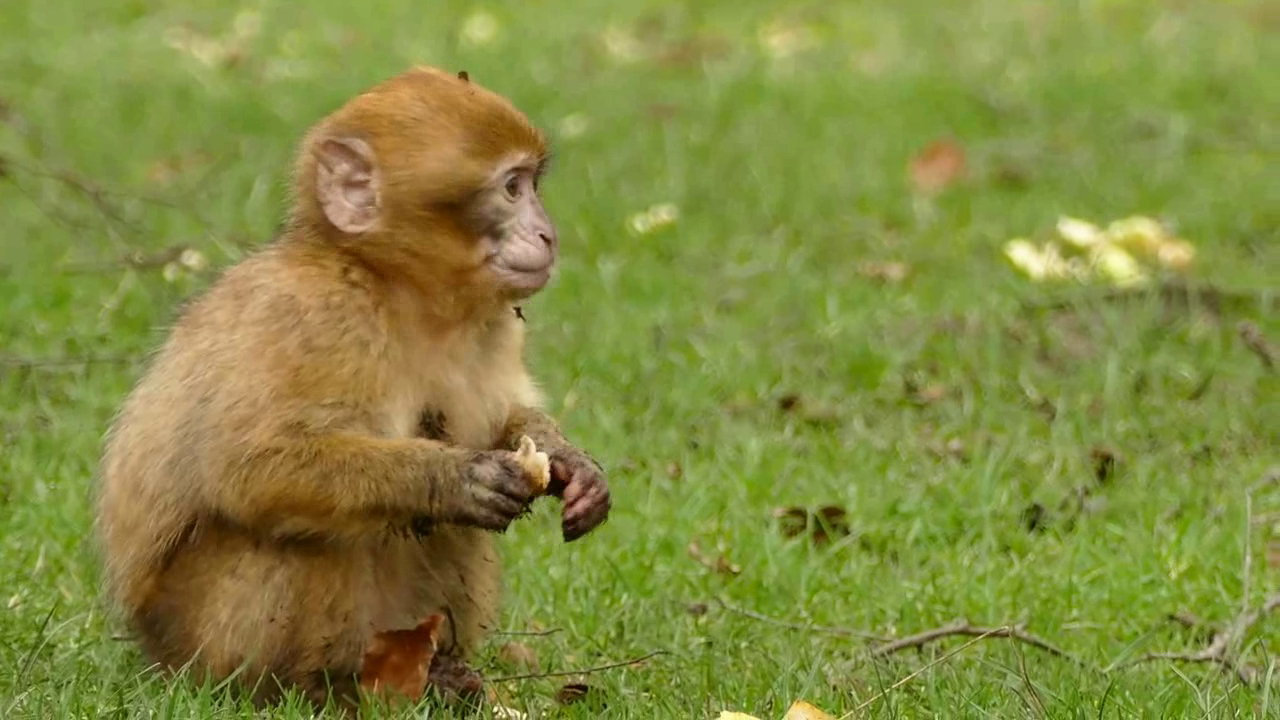
#> input picture frame 8 of OpenCV/ch02/output.avi, 1280 x 720 px, given in place of video1.mp4, which was not available
$ jupyter execute 221208.ipynb   (text cells are left out)
#> lines starting #> are read from the running program, lines starting #| are printed output that depends on the picture; after the words box and inside, x2 and y2 are one past the last pixel; in counts of white or black regions, pixels touching at a corner belong together; pictures that were not available may be replaced by others from this repository, and a replacement may not be noted
[cell 1]
import sys
import cv2
import matplotlib.pyplot as plt

[cell 2]
cap = cv2.VideoCapture('./video1.mp4')

if not cap.isOpened():
    print('camera open failed!')
    sys.exit()

w = int(cap.get(cv2.CAP_PROP_FRAME_WIDTH))
h = int(cap.get(cv2.CAP_PROP_FRAME_HEIGHT))
print(w, h)

cap.set(cv2.CAP_PROP_FRAME_WIDTH, 320)
cap.set(cv2.CAP_PROP_FRAME_HEIGHT, 240)
w = int(cap.get(cv2.CAP_PROP_FRAME_WIDTH))
h = int(cap.get(cv2.CAP_PROP_FRAME_HEIGHT))
print(w, h)

while True:
    ret, frame = cap.read()
#> frame is the input picture: shape (720, 1280, 3); mean B, G, R 65, 137.9, 131.4

    if not ret:
        break

    edge = cv2.Canny(frame, 50, 150)
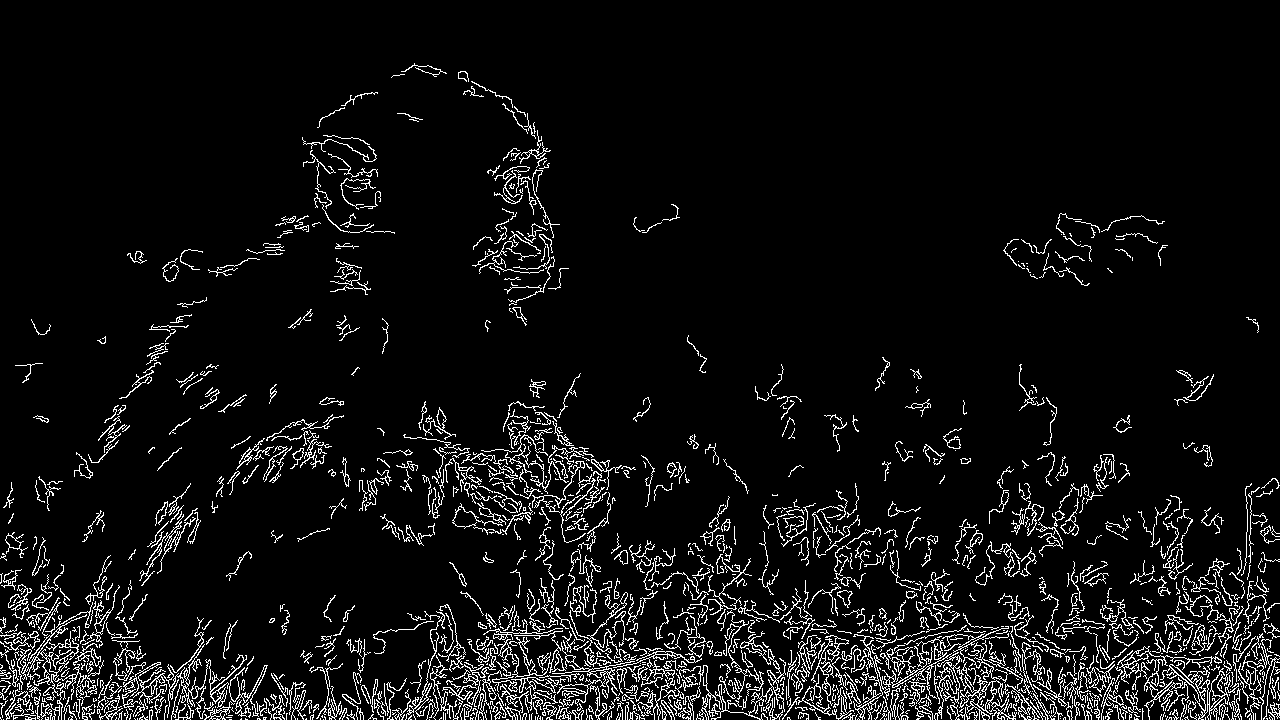
#> edge: shape (720, 1280); 6.4% white in thin lines or dots

    cv2.imshow('frame', frame)
    cv2.imshow('edge', edge)
    if cv2.waitKey(20) == 27: # ESC
#> (key Esc is pressed here)
        break

cap.release()
cv2.destroyAllWindows()

[cell 3]
cap = cv2.VideoCapture('./video1.mp4')

if not cap.isOpened():
    print('camera open failed!')
    sys.exit()

w = round(cap.get(cv2.CAP_PROP_FRAME_WIDTH))
h = round(cap.get(cv2.CAP_PROP_FRAME_HEIGHT))
fps = 30
print(w, h)

fourcc = cv2.VideoWriter_fourcc(*'DIVX')
delay = round(1000 / fps)

out = cv2.VideoWriter('output.avi', fourcc, fps, (w, h))

if not out.isOpened():
    print('File open failed!')
    sys.exit()

while True:
    ret, frame = cap.read()

    if not ret:
        break

    # inversed = ~frame
    edge = cv2.Canny(frame, 50, 150)
    edge_color = cv2.cvtColor(edge, cv2.COLOR_GRAY2BGR)
#> edge_color: shape (720, 1280, 3); 6.4% white in thin lines or dots

    out.write(frame)
    #  out.write(inversed)
    #  out.write(edge_color)


    cv2.imshow('frame', frame)
    # cv2.imshow('inversed', inversed)
    # cv2.imshow('edge_color', edge_color)
    if cv2.waitKey(20) == 27: # ESC
#> (key Esc is pressed here)
        break

cap.release()
out.release()
cv2.destroyAllWindows()

[cell 4]
import numpy as np

[cell 5]
img = cv2.imread('cat.bmp', cv2.IMREAD_GRAYSCALE)
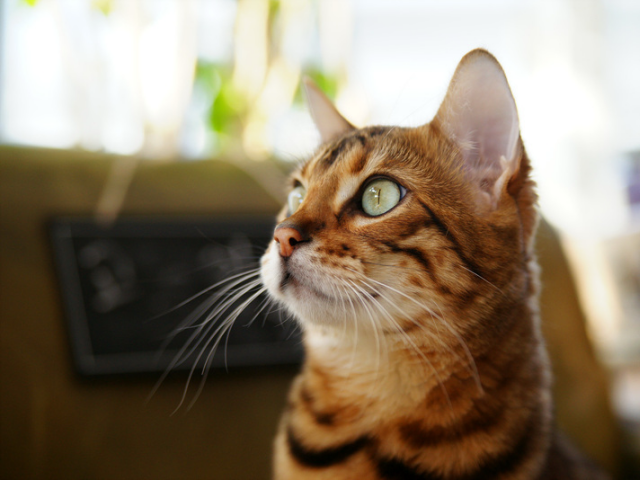
#> input picture OpenCV/ch02/cat.bmp, 640 x 480 px
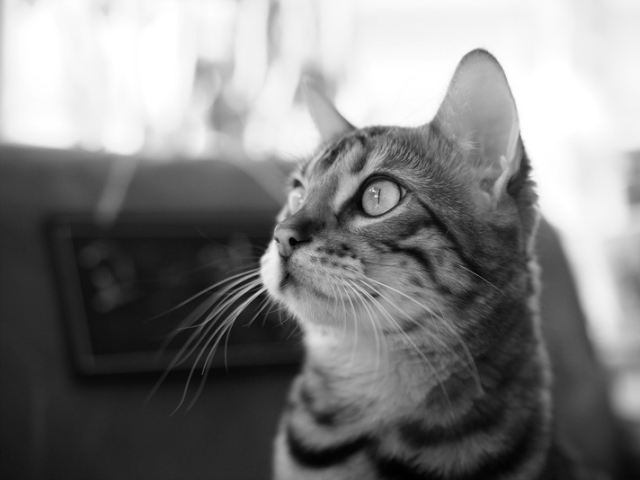
#> img: shape (480, 640); min 0, max 255, mean 127.8

if img is None:
    print('Image load failed!')
    sys.exit()

cv2.namedWindow('image')
cv2.imshow('image', img)

while True:
    key = cv2.waitKey()
#> (key Esc is pressed here)
    if key == 27:
        break
    elif key == ord('i') or key == ord('I'):
        img = ~img
        cv2.imshow('image', img)


cv2.destroyAllWindows()

$ run again, starting later in the video
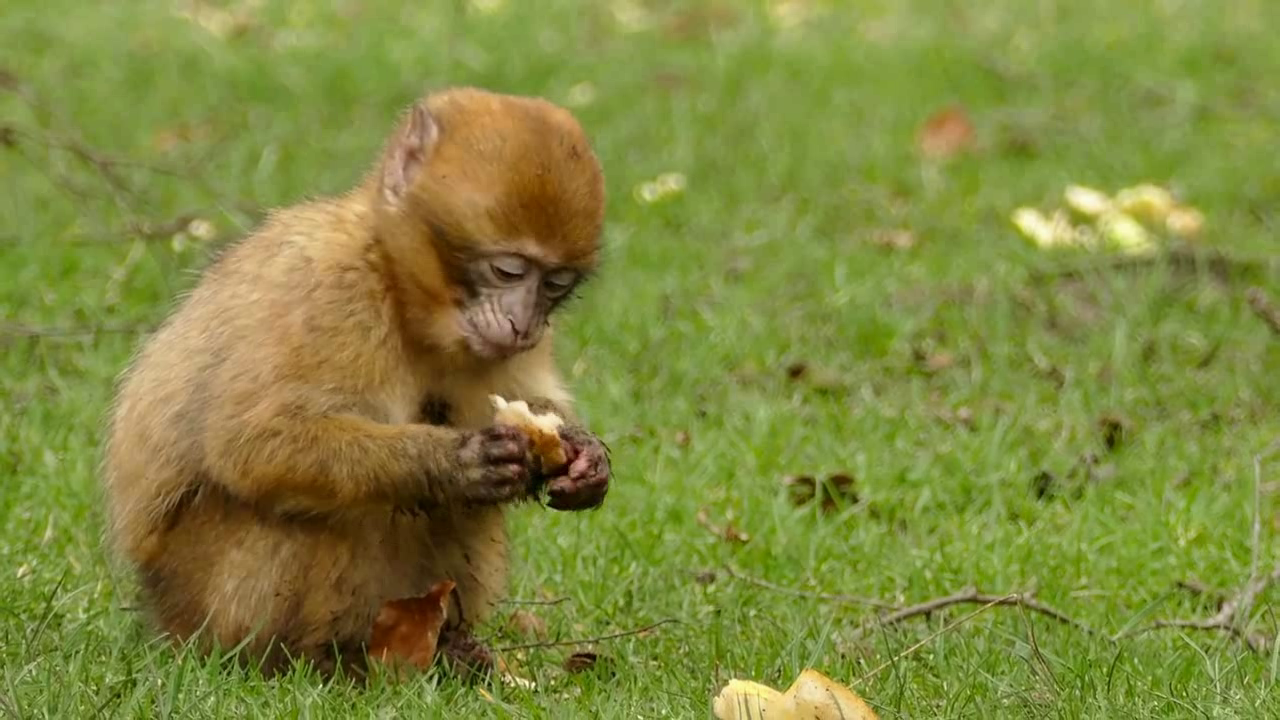
#> input picture frame 38 of OpenCV/ch02/output.avi, 1280 x 720 px, given in place of video1.mp4, which was not available
#> frame is the input picture: shape (720, 1280, 3); mean B, G, R 63.2, 135.8, 128.8
#> `edge = cv2.Canny(frame, 50, 150)`:
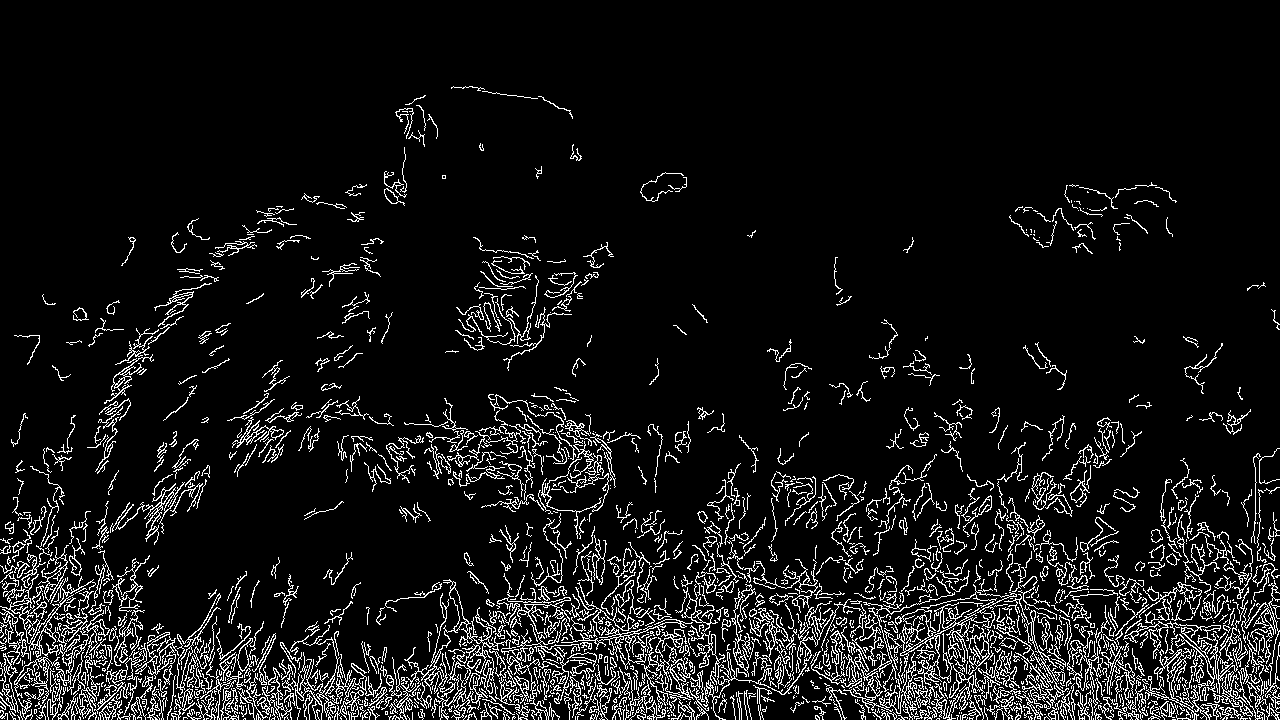
#> edge: shape (720, 1280); 8.3% white in thin lines or dots, all inside (x1, y1, x2, y2) = (0, 86, 1280, 720)
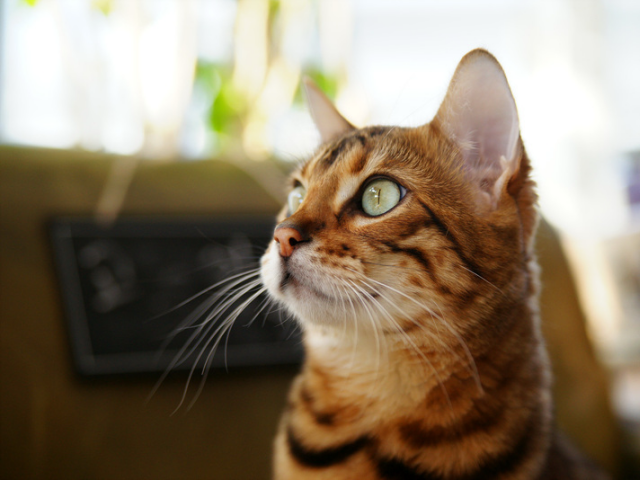
#> input picture OpenCV/ch02/cat.bmp, 640 x 480 px

$ run again, starting later in the video
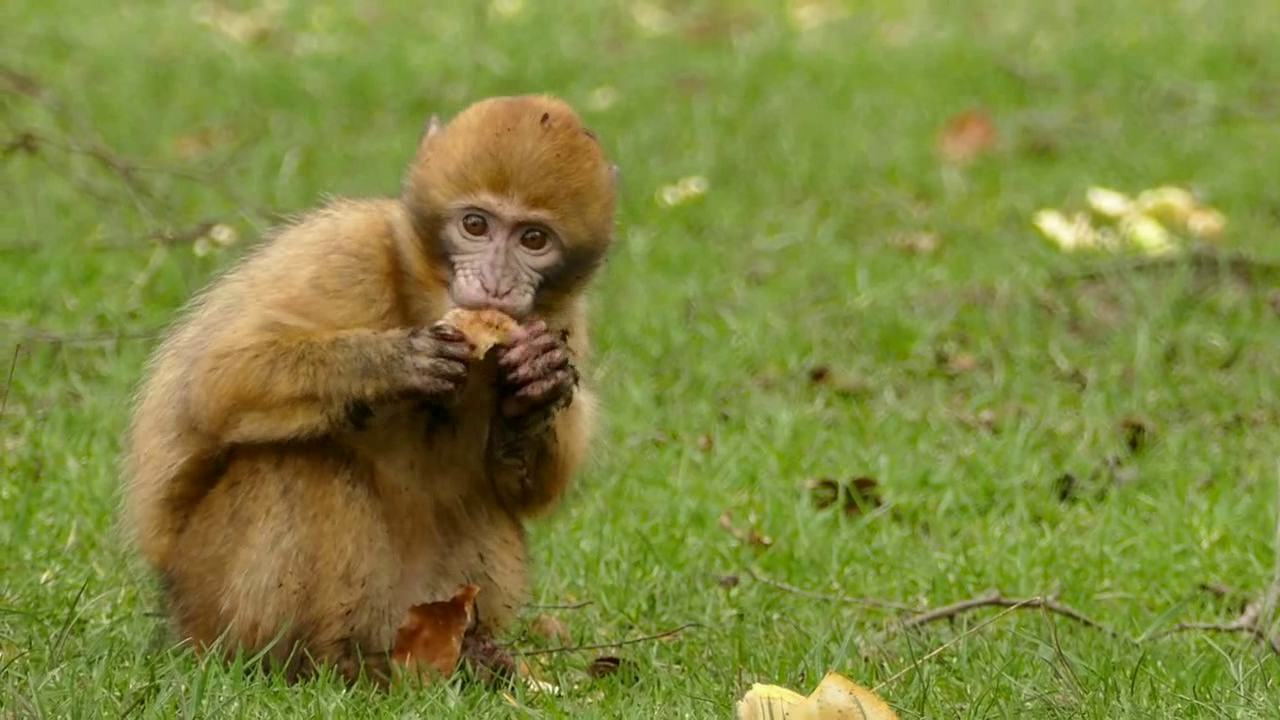
#> input picture frame 68 of OpenCV/ch02/output.avi, 1280 x 720 px, given in place of video1.mp4, which was not available
#> frame is the input picture: shape (720, 1280, 3); mean B, G, R 62.5, 135.1, 127.2
#> `edge = cv2.Canny(frame, 50, 150)`:
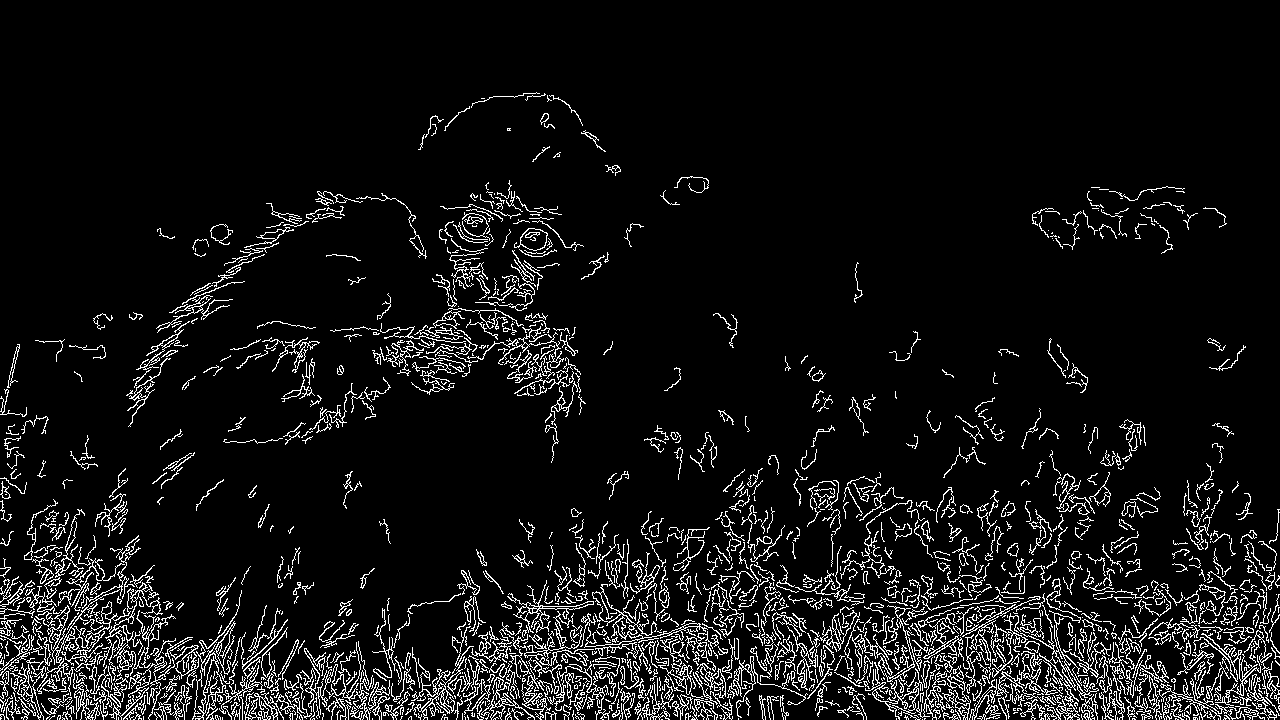
#> edge: shape (720, 1280); 7.4% white in thin lines or dots, all inside (x1, y1, x2, y2) = (0, 92, 1280, 720)
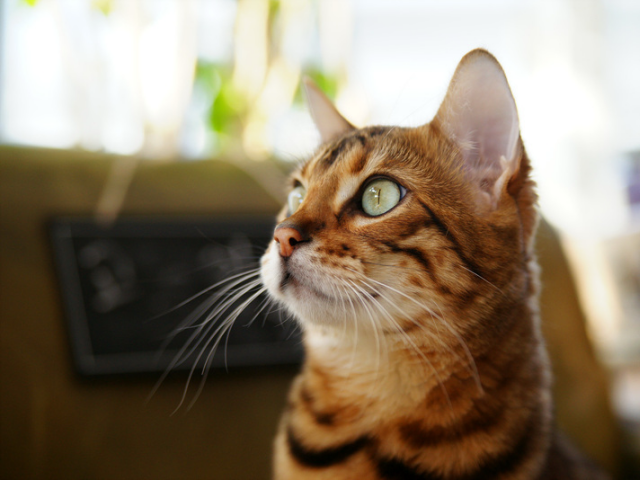
#> input picture OpenCV/ch02/cat.bmp, 640 x 480 px
